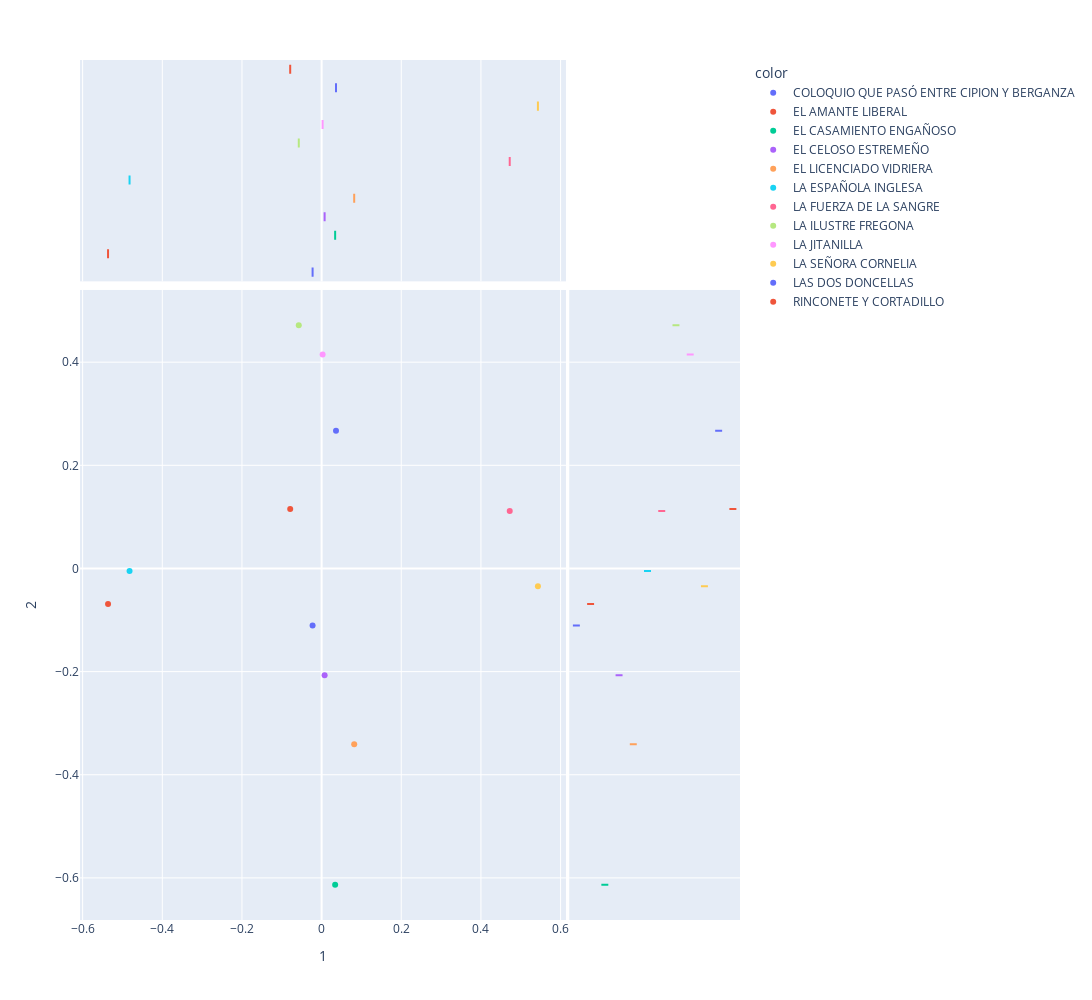

Notebook code cell kept with this figure:
### Code cell
px.scatter(DCM_Span, 1, 2,
           color = DOC_Span.title,
           height=1000, width=1200, 
           marginal_x='box', marginal_y='box')

### Figure 1 — Plotly figure (JSON) as saved in the notebook; plotly's stock layout.template omitted (floating-point values rounded to 4 significant figures)
{"data": [{"hovertemplate": "color=COLOQUIO QUE PASÓ ENTRE CIPION Y BERGANZA<br>1=%{x}<br>2=%{y}<extra></extra>", "legendgroup": "COLOQUIO QUE PASÓ ENTRE CIPION Y BERGANZA", "marker": {"color": "#636efa", "symbol": "circle"}, "mode": "markers", "name": "COLOQUIO QUE PASÓ ENTRE CIPION Y BERGANZA", "orientation": "v", "showlegend": true, "type": "scatter", "x": [-0.02267], "xaxis": "x", "y": [-0.1107], "yaxis": "y"}, {"alignmentgroup": "True", "hovertemplate": "color=COLOQUIO QUE PASÓ ENTRE CIPION Y BERGANZA<br>1=%{x}<extra></extra>", "legendgroup": "COLOQUIO QUE PASÓ ENTRE CIPION Y BERGANZA", "marker": {"color": "#636efa", "symbol": "circle"}, "name": "COLOQUIO QUE PASÓ ENTRE CIPION Y BERGANZA", "notched": true, "offsetgroup": "COLOQUIO QUE PASÓ ENTRE CIPION Y BERGANZA", "showlegend": false, "type": "box", "x": [-0.02267], "xaxis": "x3", "yaxis": "y3"}, {"alignmentgroup": "True", "hovertemplate": "color=COLOQUIO QUE PASÓ ENTRE CIPION Y BERGANZA<br>2=%{y}<extra></extra>", "legendgroup": "COLOQUIO QUE PASÓ ENTRE CIPION Y BERGANZA", "marker": {"color": "#636efa", "symbol": "circle"}, "name": "COLOQUIO QUE PASÓ ENTRE CIPION Y BERGANZA", "notched": true, "offsetgroup": "COLOQUIO QUE PASÓ ENTRE CIPION Y BERGANZA", "showlegend": false, "type": "box", "xaxis": "x2", "y": [-0.1107], "yaxis": "y2"}, {"hovertemplate": "color=EL AMANTE LIBERAL<br>1=%{x}<br>2=%{y}<extra></extra>", "legendgroup": "EL AMANTE LIBERAL", "marker": {"color": "#EF553B", "symbol": "circle"}, "mode": "markers", "name": "EL AMANTE LIBERAL", "orientation": "v", "showlegend": true, "type": "scatter", "x": [-0.5362], "xaxis": "x", "y": [-0.06911], "yaxis": "y"}, {"alignmentgroup": "True", "hovertemplate": "color=EL AMANTE LIBERAL<br>1=%{x}<extra></extra>", "legendgroup": "EL AMANTE LIBERAL", "marker": {"color": "#EF553B", "symbol": "circle"}, "name": "EL AMANTE LIBERAL", "notched": true, "offsetgroup": "EL AMANTE LIBERAL", "showlegend": false, "type": "box", "x": [-0.5362], "xaxis": "x3", "yaxis": "y3"}, {"alignmentgroup": "True", "hovertemplate": "color=EL AMANTE LIBERAL<br>2=%{y}<extra></extra>", "legendgroup": "EL AMANTE LIBERAL", "marker": {"color": "#EF553B", "symbol": "circle"}, "name": "EL AMANTE LIBERAL", "notched": true, "offsetgroup": "EL AMANTE LIBERAL", "showlegend": false, "type": "box", "xaxis": "x2", "y": [-0.06911], "yaxis": "y2"}, {"hovertemplate": "color=EL CASAMIENTO ENGAÑOSO<br>1=%{x}<br>2=%{y}<extra></extra>", "legendgroup": "EL CASAMIENTO ENGAÑOSO", "marker": {"color": "#00cc96", "symbol": "circle"}, "mode": "markers", "name": "EL CASAMIENTO ENGAÑOSO", "orientation": "v", "showlegend": true, "type": "scatter", "x": [0.03398], "xaxis": "x", "y": [-0.6133], "yaxis": "y"}, {"alignmentgroup": "True", "hovertemplate": "color=EL CASAMIENTO ENGAÑOSO<br>1=%{x}<extra></extra>", "legendgroup": "EL CASAMIENTO ENGAÑOSO", "marker": {"color": "#00cc96", "symbol": "circle"}, "name": "EL CASAMIENTO ENGAÑOSO", "notched": true, "offsetgroup": "EL CASAMIENTO ENGAÑOSO", "showlegend": false, "type": "box", "x": [0.03398], "xaxis": "x3", "yaxis": "y3"}, {"alignmentgroup": "True", "hovertemplate": "color=EL CASAMIENTO ENGAÑOSO<br>2=%{y}<extra></extra>", "legendgroup": "EL CASAMIENTO ENGAÑOSO", "marker": {"color": "#00cc96", "symbol": "circle"}, "name": "EL CASAMIENTO ENGAÑOSO", "notched": true, "offsetgroup": "EL CASAMIENTO ENGAÑOSO", "showlegend": false, "type": "box", "xaxis": "x2", "y": [-0.6133], "yaxis": "y2"}, {"hovertemplate": "color=EL CELOSO ESTREMEÑO<br>1=%{x}<br>2=%{y}<extra></extra>", "legendgroup": "EL CELOSO ESTREMEÑO", "marker": {"color": "#ab63fa", "symbol": "circle"}, "mode": "markers", "name": "EL CELOSO ESTREMEÑO", "orientation": "v", "showlegend": true, "type": "scatter", "x": [0.007556], "xaxis": "x", "y": [-0.207], "yaxis": "y"}, {"alignmentgroup": "True", "hovertemplate": "color=EL CELOSO ESTREMEÑO<br>1=%{x}<extra></extra>", "legendgroup": "EL CELOSO ESTREMEÑO", "marker": {"color": "#ab63fa", "symbol": "circle"}, "name": "EL CELOSO ESTREMEÑO", "notched": true, "offsetgroup": "EL CELOSO ESTREMEÑO", "showlegend": false, "type": "box", "x": [0.007556], "xaxis": "x3", "yaxis": "y3"}, {"alignmentgroup": "True", "hovertemplate": "color=EL CELOSO ESTREMEÑO<br>2=%{y}<extra></extra>", "legendgroup": "EL CELOSO ESTREMEÑO", "marker": {"color": "#ab63fa", "symbol": "circle"}, "name": "EL CELOSO ESTREMEÑO", "notched": true, "offsetgroup": "EL CELOSO ESTREMEÑO", "showlegend": false, "type": "box", "xaxis": "x2", "y": [-0.207], "yaxis": "y2"}, {"hovertemplate": "color=EL LICENCIADO VIDRIERA<br>1=%{x}<br>2=%{y}<extra></extra>", "legendgroup": "EL LICENCIADO VIDRIERA", "marker": {"color": "#FFA15A", "symbol": "circle"}, "mode": "markers", "name": "EL LICENCIADO VIDRIERA", "orientation": "v", "showlegend": true, "type": "scatter", "x": [0.08182], "xaxis": "x", "y": [-0.3408], "yaxis": "y"}, {"alignmentgroup": "True", "hovertemplate": "color=EL LICENCIADO VIDRIERA<br>1=%{x}<extra></extra>", "legendgroup": "EL LICENCIADO VIDRIERA", "marker": {"color": "#FFA15A", "symbol": "circle"}, "name": "EL LICENCIADO VIDRIERA", "notched": true, "offsetgroup": "EL LICENCIADO VIDRIERA", "showlegend": false, "type": "box", "x": [0.08182], "xaxis": "x3", "yaxis": "y3"}, {"alignmentgroup": "True", "hovertemplate": "color=EL LICENCIADO VIDRIERA<br>2=%{y}<extra></extra>", "legendgroup": "EL LICENCIADO VIDRIERA", "marker": {"color": "#FFA15A", "symbol": "circle"}, "name": "EL LICENCIADO VIDRIERA", "notched": true, "offsetgroup": "EL LICENCIADO VIDRIERA", "showlegend": false, "type": "box", "xaxis": "x2", "y": [-0.3408], "yaxis": "y2"}, {"hovertemplate": "color=LA ESPAÑOLA INGLESA<br>1=%{x}<br>2=%{y}<extra></extra>", "legendgroup": "LA ESPAÑOLA INGLESA", "marker": {"color": "#19d3f3", "symbol": "circle"}, "mode": "markers", "name": "LA ESPAÑOLA INGLESA", "orientation": "v", "showlegend": true, "type": "scatter", "x": [-0.4822], "xaxis": "x", "y": [-0.004708], "yaxis": "y"}, {"alignmentgroup": "True", "hovertemplate": "color=LA ESPAÑOLA INGLESA<br>1=%{x}<extra></extra>", "legendgroup": "LA ESPAÑOLA INGLESA", "marker": {"color": "#19d3f3", "symbol": "circle"}, "name": "LA ESPAÑOLA INGLESA", "notched": true, "offsetgroup": "LA ESPAÑOLA INGLESA", "showlegend": false, "type": "box", "x": [-0.4822], "xaxis": "x3", "yaxis": "y3"}, {"alignmentgroup": "True", "hovertemplate": "color=LA ESPAÑOLA INGLESA<br>2=%{y}<extra></extra>", "legendgroup": "LA ESPAÑOLA INGLESA", "marker": {"color": "#19d3f3", "symbol": "circle"}, "name": "LA ESPAÑOLA INGLESA", "notched": true, "offsetgroup": "LA ESPAÑOLA INGLESA", "showlegend": false, "type": "box", "xaxis": "x2", "y": [-0.004708], "yaxis": "y2"}, {"hovertemplate": "color=LA FUERZA DE LA SANGRE<br>1=%{x}<br>2=%{y}<extra></extra>", "legendgroup": "LA FUERZA DE LA SANGRE", "marker": {"color": "#FF6692", "symbol": "circle"}, "mode": "markers", "name": "LA FUERZA DE LA SANGRE", "orientation": "v", "showlegend": true, "type": "scatter", "x": [0.4723], "xaxis": "x", "y": [0.1116], "yaxis": "y"}, {"alignmentgroup": "True", "hovertemplate": "color=LA FUERZA DE LA SANGRE<br>1=%{x}<extra></extra>", "legendgroup": "LA FUERZA DE LA SANGRE", "marker": {"color": "#FF6692", "symbol": "circle"}, "name": "LA FUERZA DE LA SANGRE", "notched": true, "offsetgroup": "LA FUERZA DE LA SANGRE", "showlegend": false, "type": "box", "x": [0.4723], "xaxis": "x3", "yaxis": "y3"}, {"alignmentgroup": "True", "hovertemplate": "color=LA FUERZA DE LA SANGRE<br>2=%{y}<extra></extra>", "legendgroup": "LA FUERZA DE LA SANGRE", "marker": {"color": "#FF6692", "symbol": "circle"}, "name": "LA FUERZA DE LA SANGRE", "notched": true, "offsetgroup": "LA FUERZA DE LA SANGRE", "showlegend": false, "type": "box", "xaxis": "x2", "y": [0.1116], "yaxis": "y2"}, {"hovertemplate": "color=LA ILUSTRE FREGONA<br>1=%{x}<br>2=%{y}<extra></extra>", "legendgroup": "LA ILUSTRE FREGONA", "marker": {"color": "#B6E880", "symbol": "circle"}, "mode": "markers", "name": "LA ILUSTRE FREGONA", "orientation": "v", "showlegend": true, "type": "scatter", "x": [-0.05734], "xaxis": "x", "y": [0.4717], "yaxis": "y"}, {"alignmentgroup": "True", "hovertemplate": "color=LA ILUSTRE FREGONA<br>1=%{x}<extra></extra>", "legendgroup": "LA ILUSTRE FREGONA", "marker": {"color": "#B6E880", "symbol": "circle"}, "name": "LA ILUSTRE FREGONA", "notched": true, "offsetgroup": "LA ILUSTRE FREGONA", "showlegend": false, "type": "box", "x": [-0.05734], "xaxis": "x3", "yaxis": "y3"}, {"alignmentgroup": "True", "hovertemplate": "color=LA ILUSTRE FREGONA<br>2=%{y}<extra></extra>", "legendgroup": "LA ILUSTRE FREGONA", "marker": {"color": "#B6E880", "symbol": "circle"}, "name": "LA ILUSTRE FREGONA", "notched": true, "offsetgroup": "LA ILUSTRE FREGONA", "showlegend": false, "type": "box", "xaxis": "x2", "y": [0.4717], "yaxis": "y2"}, {"hovertemplate": "color=LA JITANILLA<br>1=%{x}<br>2=%{y}<extra></extra>", "legendgroup": "LA JITANILLA", "marker": {"color": "#FF97FF", "symbol": "circle"}, "mode": "markers", "name": "LA JITANILLA", "orientation": "v", "showlegend": true, "type": "scatter", "x": [0.002483], "xaxis": "x", "y": [0.4149], "yaxis": "y"}, {"alignmentgroup": "True", "hovertemplate": "color=LA JITANILLA<br>1=%{x}<extra></extra>", "legendgroup": "LA JITANILLA", "marker": {"color": "#FF97FF", "symbol": "circle"}, "name": "LA JITANILLA", "notched": true, "offsetgroup": "LA JITANILLA", "showlegend": false, "type": "box", "x": [0.002483], "xaxis": "x3", "yaxis": "y3"}, {"alignmentgroup": "True", "hovertemplate": "color=LA JITANILLA<br>2=%{y}<extra></extra>", "legendgroup": "LA JITANILLA", "marker": {"color": "#FF97FF", "symbol": "circle"}, "name": "LA JITANILLA", "notched": true, "offsetgroup": "LA JITANILLA", "showlegend": false, "type": "box", "xaxis": "x2", "y": [0.4149], "yaxis": "y2"}, {"hovertemplate": "color=LA SEÑORA CORNELIA<br>1=%{x}<br>2=%{y}<extra></extra>", "legendgroup": "LA SEÑORA CORNELIA", "marker": {"color": "#FECB52", "symbol": "circle"}, "mode": "markers", "name": "LA SEÑORA CORNELIA", "orientation": "v", "showlegend": true, "type": "scatter", "x": [0.543], "xaxis": "x", "y": [-0.03461], "yaxis": "y"}, {"alignmentgroup": "True", "hovertemplate": "color=LA SEÑORA CORNELIA<br>1=%{x}<extra></extra>", "legendgroup": "LA SEÑORA CORNELIA", "marker": {"color": "#FECB52", "symbol": "circle"}, "name": "LA SEÑORA CORNELIA", "notched": true, "offsetgroup": "LA SEÑORA CORNELIA", "showlegend": false, "type": "box", "x": [0.543], "xaxis": "x3", "yaxis": "y3"}, {"alignmentgroup": "True", "hovertemplate": "color=LA SEÑORA CORNELIA<br>2=%{y}<extra></extra>", "legendgroup": "LA SEÑORA CORNELIA", "marker": {"color": "#FECB52", "symbol": "circle"}, "name": "LA SEÑORA CORNELIA", "notched": true, "offsetgroup": "LA SEÑORA CORNELIA", "showlegend": false, "type": "box", "xaxis": "x2", "y": [-0.03461], "yaxis": "y2"}, {"hovertemplate": "color=LAS DOS DONCELLAS<br>1=%{x}<br>2=%{y}<extra></extra>", "legendgroup": "LAS DOS DONCELLAS", "marker": {"color": "#636efa", "symbol": "circle"}, "mode": "markers", "name": "LAS DOS DONCELLAS", "orientation": "v", "showlegend": true, "type": "scatter", "x": [0.03611], "xaxis": "x", "y": [0.2669], "yaxis": "y"}, {"alignmentgroup": "True", "hovertemplate": "color=LAS DOS DONCELLAS<br>1=%{x}<extra></extra>", "legendgroup": "LAS DOS DONCELLAS", "marker": {"color": "#636efa", "symbol": "circle"}, "name": "LAS DOS DONCELLAS", "notched": true, "offsetgroup": "LAS DOS DONCELLAS", "showlegend": false, "type": "box", "x": [0.03611], "xaxis": "x3", "yaxis": "y3"}, {"alignmentgroup": "True", "hovertemplate": "color=LAS DOS DONCELLAS<br>2=%{y}<extra></extra>", "legendgroup": "LAS DOS DONCELLAS", "marker": {"color": "#636efa", "symbol": "circle"}, "name": "LAS DOS DONCELLAS", "notched": true, "offsetgroup": "LAS DOS DONCELLAS", "showlegend": false, "type": "box", "xaxis": "x2", "y": [0.2669], "yaxis": "y2"}, {"hovertemplate": "color=RINCONETE Y CORTADILLO<br>1=%{x}<br>2=%{y}<extra></extra>", "legendgroup": "RINCONETE Y CORTADILLO", "marker": {"color": "#EF553B", "symbol": "circle"}, "mode": "markers", "name": "RINCONETE Y CORTADILLO", "orientation": "v", "showlegend": true, "type": "scatter", "x": [-0.07887], "xaxis": "x", "y": [0.1152], "yaxis": "y"}, {"alignmentgroup": "True", "hovertemplate": "color=RINCONETE Y CORTADILLO<br>1=%{x}<extra></extra>", "legendgroup": "RINCONETE Y CORTADILLO", "marker": {"color": "#EF553B", "symbol": "circle"}, "name": "RINCONETE Y CORTADILLO", "notched": true, "offsetgroup": "RINCONETE Y CORTADILLO", "showlegend": false, "type": "box", "x": [-0.07887], "xaxis": "x3", "yaxis": "y3"}, {"alignmentgroup": "True", "hovertemplate": "color=RINCONETE Y CORTADILLO<br>2=%{y}<extra></extra>", "legendgroup": "RINCONETE Y CORTADILLO", "marker": {"color": "#EF553B", "symbol": "circle"}, "name": "RINCONETE Y CORTADILLO", "notched": true, "offsetgroup": "RINCONETE Y CORTADILLO", "showlegend": false, "type": "box", "xaxis": "x2", "y": [0.1152], "yaxis": "y2"}], "layout": {"height": 1000, "legend": {"title": {"text": "color"}, "tracegroupgap": 0}, "margin": {"t": 60}, "width": 1200, "xaxis": {"anchor": "y", "autorange": true, "domain": [0, 0.7363], "range": [-0.6055, 0.6123], "title": {"text": "1"}, "type": "linear"}, "xaxis2": {"anchor": "y2", "autorange": true, "domain": [0.7413, 1], "matches": "x2", "range": [-0.5, 11.5], "showgrid": false, "showline": false, "showticklabels": false, "ticks": "", "type": "category"}, "xaxis3": {"anchor": "y3", "autorange": true, "domain": [0, 0.7363], "matches": "x", "range": [-0.6055, 0.6123], "showgrid": true, "showticklabels": false, "type": "linear"}, "xaxis4": {"anchor": "y4", "domain": [0.7413, 1], "matches": "x2", "showgrid": false, "showline": false, "showticklabels": false, "ticks": ""}, "yaxis": {"anchor": "x", "autorange": true, "domain": [0, 0.7326], "range": [-0.6817, 0.5401], "title": {"text": "2"}, "type": "linear"}, "yaxis2": {"anchor": "x2", "autorange": true, "domain": [0, 0.7326], "matches": "y", "range": [-0.6817, 0.5401], "showgrid": true, "showticklabels": false, "type": "linear"}, "yaxis3": {"anchor": "x3", "autorange": true, "domain": [0.7426, 1], "matches": "y3", "range": [-0.5, 11.5], "showgrid": false, "showline": false, "showticklabels": false, "ticks": "", "type": "category"}, "yaxis4": {"anchor": "x4", "domain": [0.7426, 1], "matches": "y3", "showgrid": true, "showline": false, "showticklabels": false, "ticks": ""}}}
